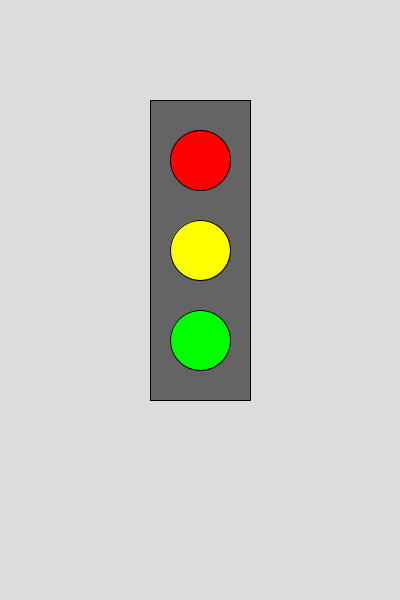
Frame 1 (no input)
Frame 60 (the mouse pressed at the canvas centre just before this capture): identical to frame 1, image omitted
Frame 120 (the mouse held since frame 60 and released just before this capture): identical to frame 1, image omitted

The Processing sketch that drew this single still picture (run headless with seeded random() and noise(); from frame 60 on, the mouse is pressed at the canvas centre):

// Processing sketch: opdr_8_1
// ── opdr_8_1.pde
void setup() {
  size(400, 600);
}

void draw() {
  background(220);
  
  fill(100);
  rect(150, 100, 100, 300);
  
  fill(255, 0, 0);
  ellipse(200, 160, 60, 60);
  
  fill(255, 255, 0);
  ellipse(200, 250, 60, 60);
  
  fill(0, 255, 0);
  ellipse(200, 340, 60, 60);
}
